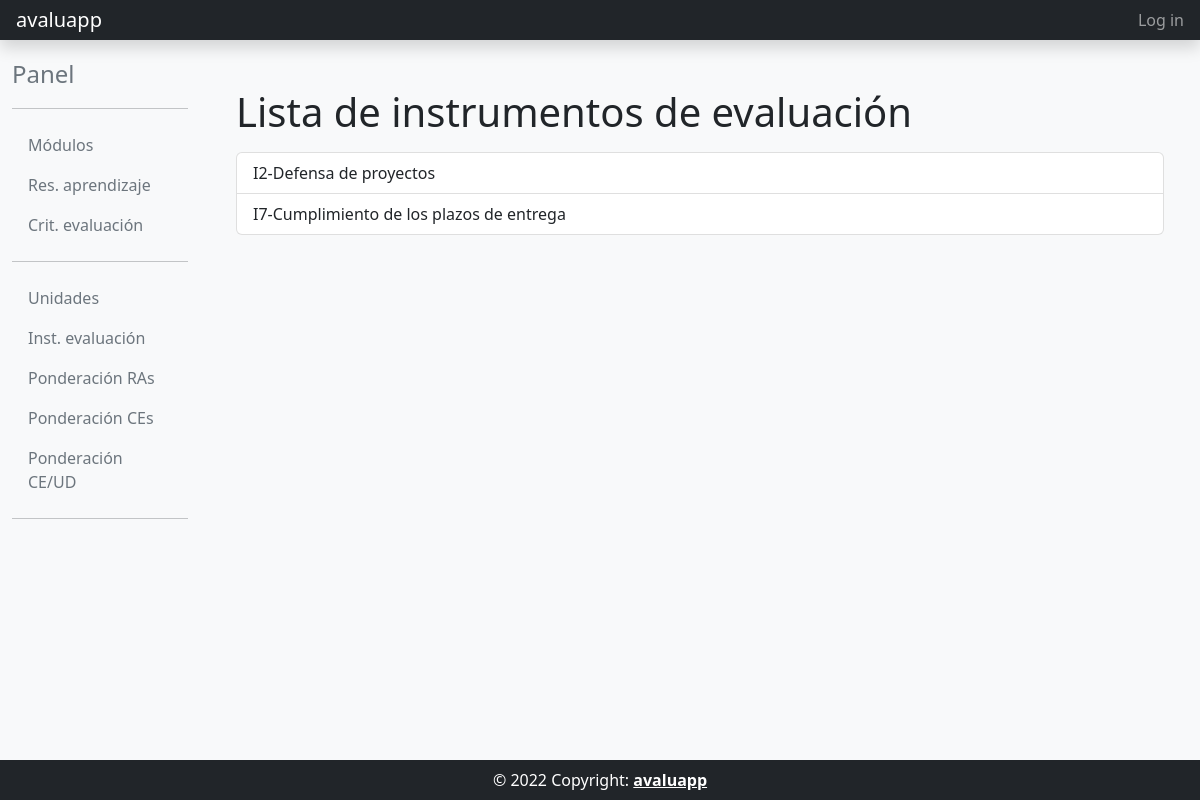
/ie_list/, run on the app's committed database.
### programacion_didactica/models.py (models this page shows)
class InstEvaluacion(models.Model):
    codigo = models.CharField(max_length = 4, unique=True)
    nombre = models.CharField(max_length = 256, unique=True)
    descripcion = models.TextField()
    def __str__(self):
        return f"{self.codigo}-{self.nombre}"

### programacion_didactica/views.py (the view)
# urls.py: path('ie_list/', proDidactica_views.InstEvListView.as_view(), name='ie_list'),
class InstEvListView(ListView):
    model = InstEvaluacion
    template_name = 'programacion_didactica/ie_list.html'

### templates/programacion_didactica/ie_list.html
{% extends "common/base_intranet.html" %}
{% block main_content %}
<div class="container">
    <h1>Lista de instrumentos de evaluación</h1>
    <ul class="list-group mt-3">
    {% for ie in object_list %}
        <a href="{% url 'ie_detail' ie.id %}" class="list-group-item list-group-item-action">{{ ie }}</a>
    {% empty %}
        <p>No existen instrumentos de evaluación.</p>
    {% endfor %}
    </ul>
</div>
{% endblock main_content %}

### data on the page
InstEvaluacion: codigo+nombre "I2-Defensa de proyectos"
InstEvaluacion: codigo+nombre "I7-Cumplimiento de los plazos de entrega"
